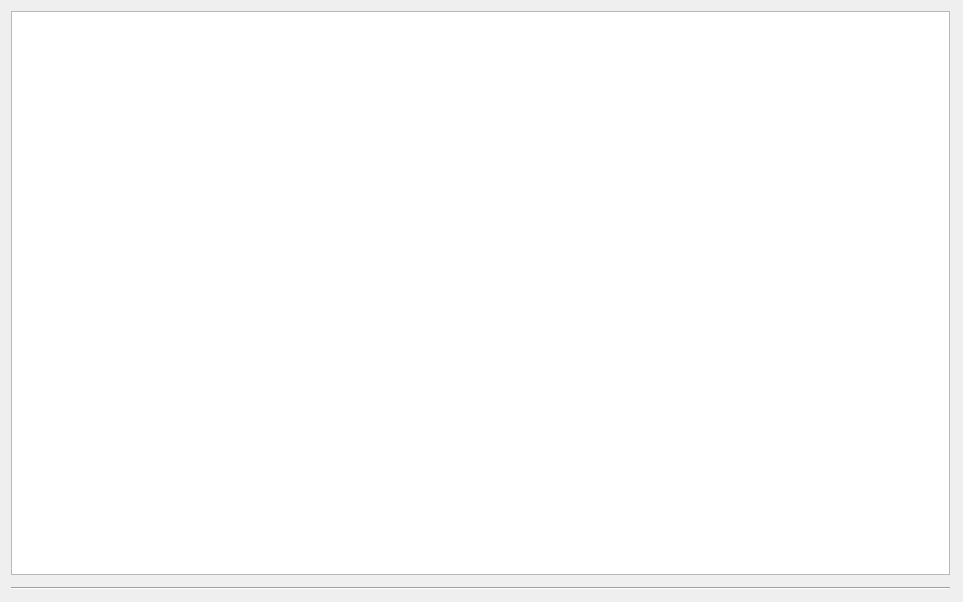
<?xml version="1.0" encoding="UTF-8"?>
<ui version="4.0">
 <class>Dialog</class>
 <widget class="QDialog" name="Dialog">
  <property name="geometry">
   <rect>
    <x>0</x>
    <y>0</y>
    <width>963</width>
    <height>602</height>
   </rect>
  </property>
  <property name="windowTitle">
   <string>Dialog</string>
  </property>
  <widget class="QWidget" name="gridLayoutWidget">
   <property name="geometry">
    <rect>
     <x>0</x>
     <y>0</y>
     <width>961</width>
     <height>601</height>
    </rect>
   </property>
   <layout class="QGridLayout" name="gridLayout">
    <item row="0" column="0">
     <widget class="QTextEdit" name="textEdit"/>
    </item>
    <item row="2" column="0">
     <widget class="Line" name="line">
      <property name="orientation">
       <enum>Qt::Horizontal</enum>
      </property>
     </widget>
    </item>
    <item row="1" column="0">
     <widget class="QFrame" name="frame">
      <property name="frameShape">
       <enum>QFrame::StyledPanel</enum>
      </property>
      <property name="frameShadow">
       <enum>QFrame::Raised</enum>
      </property>
     </widget>
    </item>
   </layout>
  </widget>
 </widget>
 <layoutdefault spacing="6" margin="11"/>
 <resources/>
 <connections/>
</ui>
